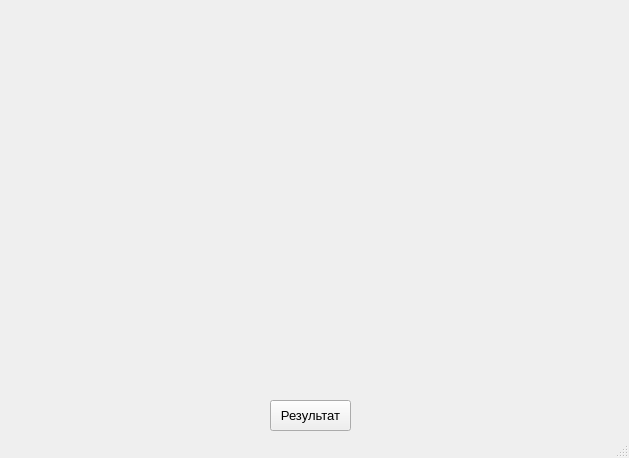
<?xml version="1.0" encoding="UTF-8"?>
<ui version="4.0">
 <class>QuestionWindow</class>
 <widget class="QMainWindow" name="QuestionWindow">
  <property name="geometry">
   <rect>
    <x>0</x>
    <y>0</y>
    <width>629</width>
    <height>458</height>
   </rect>
  </property>
  <property name="windowTitle">
   <string>Генератор тестов по программированию</string>
  </property>
  <property name="windowIcon">
   <iconset>
    <normaloff>window.ico</normaloff>window.ico</iconset>
  </property>
  <widget class="QWidget" name="centralwidget">
   <widget class="QWidget" name="widget" native="true">
    <property name="geometry">
     <rect>
      <x>10</x>
      <y>10</y>
      <width>611</width>
      <height>381</height>
     </rect>
    </property>
   </widget>
   <widget class="QPushButton" name="pushButton">
    <property name="geometry">
     <rect>
      <x>270</x>
      <y>400</y>
      <width>81</width>
      <height>31</height>
     </rect>
    </property>
    <property name="font">
     <font>
      <pointsize>10</pointsize>
     </font>
    </property>
    <property name="text">
     <string>Результат</string>
    </property>
   </widget>
  </widget>
  <widget class="QStatusBar" name="statusbar"/>
 </widget>
 <resources/>
 <connections/>
</ui>
